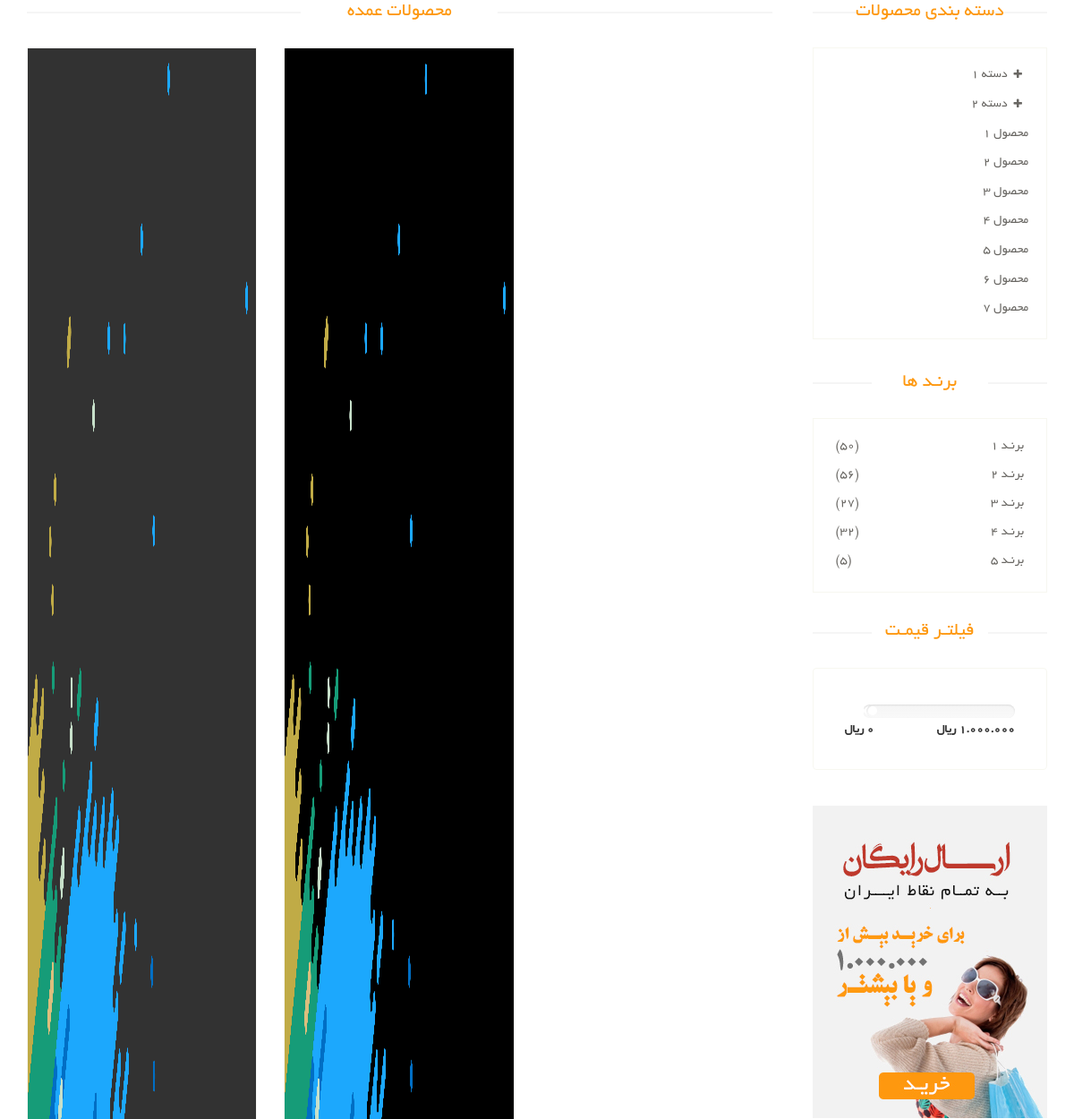
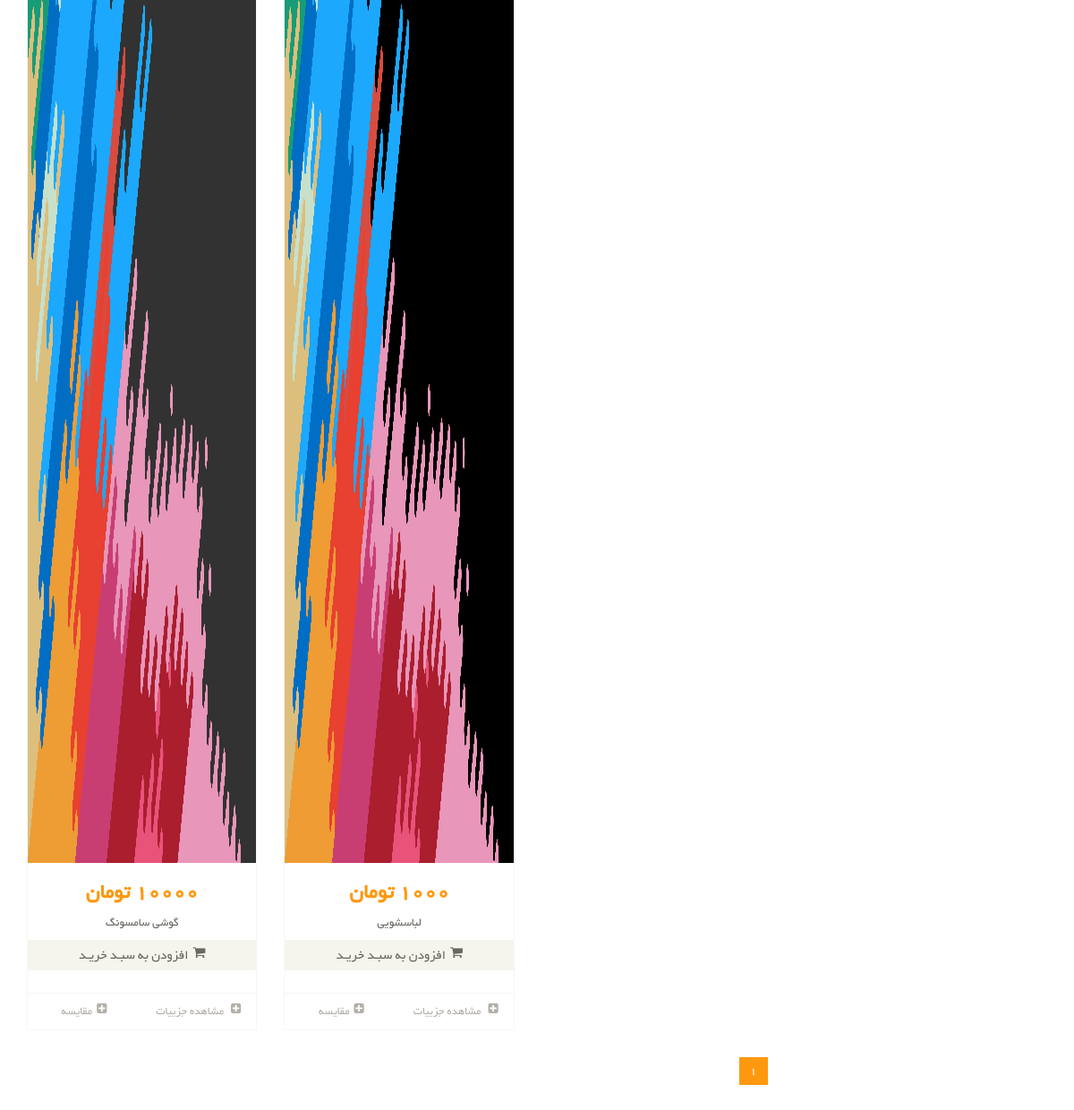
Screenshot of /products/ with the database file from the repository (2 pictures, top to bottom).
### product_module/models.py (models this page shows, shortened)
class Product(models.Model):
    title = models.CharField(max_length=300, verbose_name='نام محصول')
    category = models.ManyToManyField(ProductCategory, related_name='product_categories', verbose_name='دسته بندی ها')
    image = models.ImageField(upload_to='images/products', null=True, blank=True, verbose_name='تصویر محصول')
    brand = models.ForeignKey(ProductBrand, on_delete=models.CASCADE, verbose_name='برند', null=True, blank=True)
    price = models.IntegerField(verbose_name='قیمت')
    short_description = models.CharField(max_length=360, db_index=True, null=True, verbose_name='توضیحات کوتاه')
    description = models.TextField(verbose_name='توضیحات اصلی', db_index=True)
    slug = models.SlugField(default="", null=False, db_index=True, blank=True, max_length=200, unique=True, verbose_name='عنوان در url')
    is_active = models.BooleanField(default=False, verbose_name='فعال / غیرفعال')
    is_delete = models.BooleanField(verbose_name='حذف شده / نشده')
    def get_absolute_url(self):
        return reverse('product-detail', args=[self.slug])
    class Meta:
        verbose_name = 'محصول'
        verbose_name_plural = 'محصولات'

### product_module/views.py (the view)
# urls.py: path('', views.ProductListView.as_view(), name='product-list'),
class ProductListView(ListView):
    template_name = 'product_module/product_list.html'
    model = Product
    context_object_name = 'products'
    ordering = ['-price']
    paginate_by = 6

### product_module/templates/product_module/product_list.html (shortened to what this page needs)
{% extends 'shared/_layout.html' %}
{% block content %}
    <section>
        <div class="container">
            <div class="row">
                <div class="col-sm-9 padding-right">
                    <div class="features_items">
                        <h2 class="title text-center">محصولات عمده</h2>
                        {% for product in products %}
                            {% include 'includes/product_item_partial.html' with product=product %}
                        {% endfor %}
                        <ul class="pagination">
                            {% for pageNumber in paginator.page_range %}
                                <li class="{% if page_obj.number == pageNumber %} active {% endif %}">
                                    <a href="?page={{ pageNumber }}">{{ pageNumber }}</a>
                                </li>
                            {% endfor %}
                        </ul>
                    </div>
                </div>
                <div class="col-sm-3">
                    <div class="left-sidebar">
                        <h2>دسته بندی محصولات</h2>
                        <div class="panel-group category-products" id="accordian">
                            <div class="panel panel-default">
                                <div class="panel-heading">
                                    <h4 class="panel-title">
                                        <a data-toggle="collapse" data-parent="#accordian" href="#sportswear">
                                            <span class="badge pull-right"><i class="fa fa-plus"></i></span>
                                            دسته 1
                                        </a>
                                    </h4>
                                </div>
                            </div>
                            <div class="panel panel-default">
                                <div class="panel-heading">
                                    <h4 class="panel-title">
                                        <a data-toggle="collapse" data-parent="#accordian" href="#mens">
                                            <span class="badge pull-right"><i class="fa fa-plus"></i></span>
                                            دسته 2
                                        </a>
                                    </h4>
                                </div>
                            </div>
                            <div class="panel panel-default">
                                <div class="panel-heading">
                                    <h4 class="panel-title"><a href="#">محصول 1</a></h4>
                                </div>
                            </div>
                            <div class="panel panel-default">
                                <div class="panel-heading">
                                    <h4 class="panel-title"><a href="#">محصول 2</a></h4>
                                </div>
                            </div>
                            <div class="panel panel-default">
                                <div class="panel-heading">
                                    <h4 class="panel-title"><a href="#">محصول 3</a></h4>
                                </div>
                            </div>
                            <div class="panel panel-default">
                                <div class="panel-heading">
                                    <h4 class="panel-title"><a href="#">محصول 4</a></h4>
                                </div>
                            </div>
                            <div class="panel panel-default">
                                <div class="panel-heading">
                                    <h4 class="panel-title"><a href="#">محصول 5</a></h4>
                                </div>
                            </div>
                            <div class="panel panel-default">
                                <div class="panel-heading">
                                    <h4 class="panel-title"><a href="#">محصول 6</a></h4>
                                </div>
                            </div>
                            <div class="panel panel-default">
                                <div class="panel-heading">
                                    <h4 class="panel-title"><a href="#">محصول 7</a></h4>
                                </div>
                            </div>
                        </div>
                        <div class="brands_products">
                            <h2>برنـد ها</h2>
                            <div class="brands-name">
                                <ul class="nav nav-pills nav-stacked">
                                    <li><a href=""> <span class="pull-left">(50)</span>برنـد 1</a></li>
                                    <li><a href=""> <span class="pull-left">(56)</span>برنـد 2</a></li>
                                    <li><a href=""> <span class="pull-left">(27)</span>برنـد 3</a></li>
                                    <li><a href=""> <span class="pull-left">(32)</span>برنـد 4</a></li>
                                    <li><a href=""> <span class="pull-left">(5)</span>برنـد 5</a></li>
                                </ul>
                            </div>
                        </div>
                        <div class="price-range">
                            <h2>فیلتـر قیمـت</h2>
                            <div class="well">
                                <div class="slider slider-horizontal" style="width: 170px;">
                                           id="sl2" style=""></div>
                                <br>
                                <b>1.000.000 ريال</b> <b class="pull-left">0 ريال</b>
                            </div>
                        </div>
                        <div class="shipping text-center">
                            <img src="/static/images/home/shipping.jpg" alt="">
                        </div>
                    </div>
                </div>
            </div>
        </div>
    </section>
{% endblock %}

### product_module/templates/includes/product_item_partial.html (shortened to what this page needs)
{% load thumbnail %}
<div class="col-sm-4">
    <div class="product-image-wrapper">
        <div class="single-products">
            <div class="productinfo text-center">
                {% if product.image %}
                    {% thumbnail product.image "268x250" quality=100 crop="center" as im %}
    					<img src="{{ im.url }}" width="{{ im.width }}" height="{{ im.height }}">
					{% endthumbnail %}
                {% else %}
                    <img src="/static/images/shop/product.jpg" alt="">
                {% endif %}
                <h2>{{ product.price }} تومان</h2>
                <p>{{ product.title }}</p>
                <a href="#" class="btn btn-default add-to-cart"><i
                        class="fa fa-shopping-cart"></i>افزودن به سبـد خریـد</a>
            </div>
            <div class="product-overlay">
                <div class="overlay-content">
                </div>
            </div>
        </div>
        <div class="choose">
            <ul class="nav nav-pills nav-justified">
                <li>
                    <a href="{{ product.get_absolute_url }}">
                        <i class="fa fa-plus-square"></i>
                        مشاهده جزییات
                    </a>
                </li>
                <li>
                    <a href=""><i class="fa fa-plus-square"></i>مقایسه</a>
                </li>
            </ul>
        </div>
    </div>
</div>

### static/css/price-range.css (style rules this page uses)
.slider { display: inline-block; vertical-align: middle; position: relative; }
.slider.slider-horizontal { width: 210px; height: 20px; }

### rows the page displays
Product: shows a picture, price "10000", title "گوشی سامسونگ"
Product: shows a picture, price "1000", title "لباسشویی"

### other values shown
{{ pageNumber }} "1"
